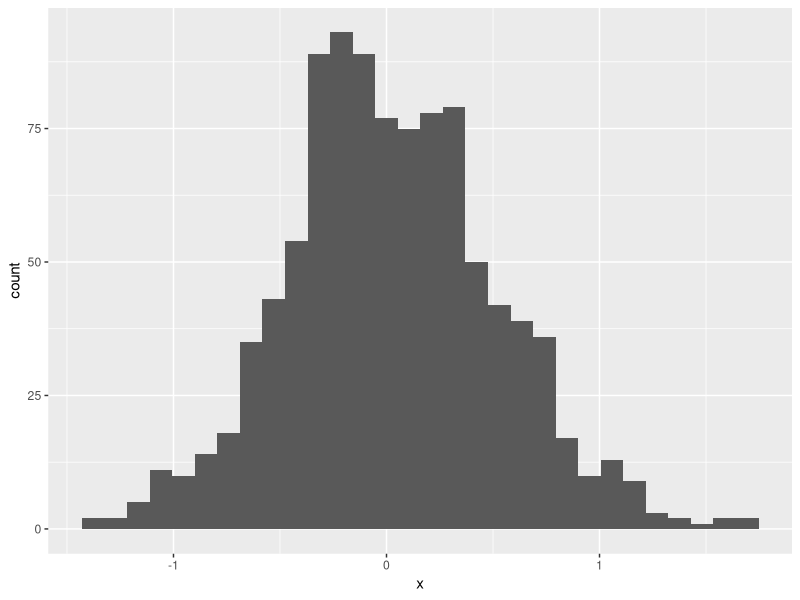
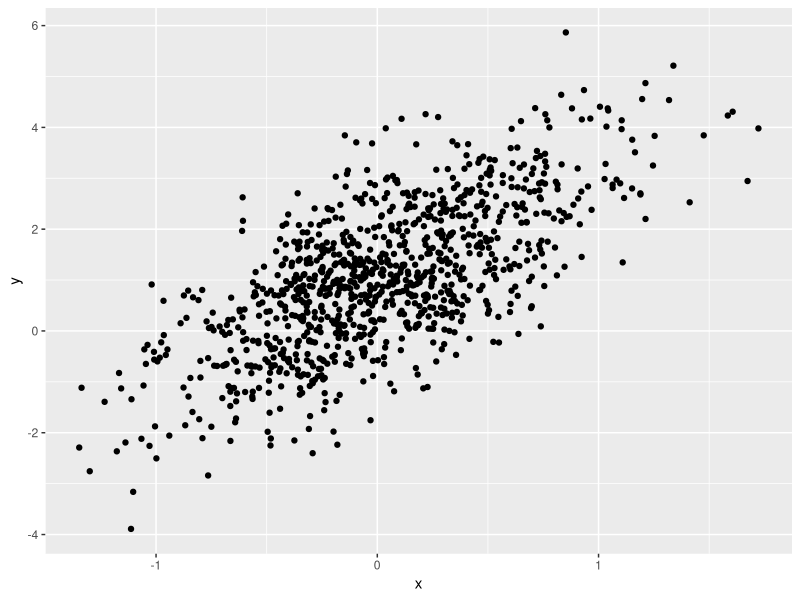
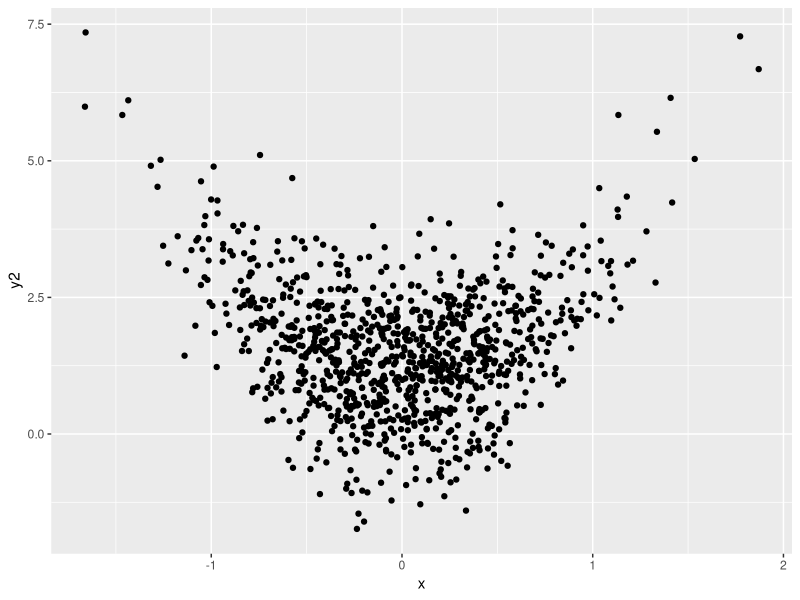

Recreate these plots in R, in order.
##############################
# Code by Arghya Kannadaguli
# Data Science 1 - Lecture 2
# Sept 5, 2024
#
##############################

# LOAD PACKAGE ---------------
library(tidyverse) #must be loaded with every new script

# BASIC ARITHMETIC -----------
2+3
3*17

# VARIABLES ------------------
# Define variable (can use = or <- interchangeably, usually)
x = 3*17

# Overwrite variable (no warning, it just overwrites)
# x = 7.1857

# Collection of numbers
y = c(1, 3, 6, 9)

# R uses best guess about what you want
x + y

# FUNCTIONS ------------------

x = runif(20) #pronounced youniff, Uniform Distribution
x = runif(n = 50, min = 1, max = 14)

# HELP -----------------------
?runif #shows variable documentation in Help window -->

# OTHER FUNCTIONS ------------
mean(x) #arithmetic mean
var(x) #variance
sd(x) #standard deviation

# DATA FRAMES ----------------

example_df = 
  tibble(
    vec_numeric = 10:13,
    vec_char = c("My", "name", "is", "Arghya"),
    vec_logical = c(TRUE, TRUE, FALSE, TRUE),
    vec_factor = factor(c("male", "female", "male", "male"))
  )

example_df #show df
example_df$vec_numeric #calling df column

#Notes:
# all columns have informative, consistent variable names, using snake case
# focus on readability, make sure code lines aren't super long, break them up
# e.g. x=13 vs. x = 13
# e.g. having all df column lines in one line vs. in different lines
# Edit preferences to make it auto-suggest style improvements

# PLOTTING -------------------

plot_df =
  tibble(
    x = rnorm(1000, sd= .5),
    y = 1 + 2 * x + rnorm(1000)
  )

# Histogram
ggplot(plot_df, aes(x = x)) +
  geom_histogram()

# Point plot
ggplot(plot_df, aes(x = x, y = y)) +
  geom_point()

# Same thing but as a parabola
plot_df =
  tibble(
    x = rnorm(1000, sd= .5),
    y2 = 1 + 2 * x^2 + rnorm(1000)
  )

ggplot(plot_df, aes(x = x, y = y2)) +
  geom_point()

#Notes:
# aes = aesthetic mappings, used in ggplot





